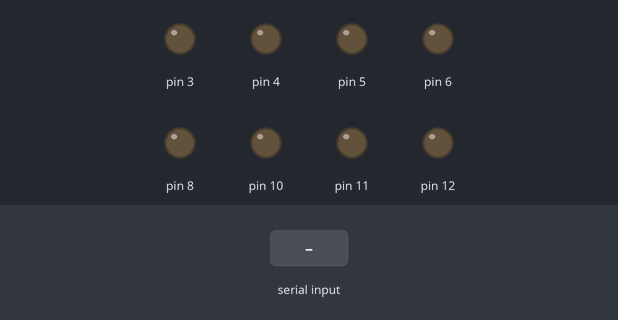
A sketch run on a simulated Arduino Uno, built with avr-gcc and run on an emulated ATmega328P. On the bench: output pins drawn as LEDs (lit = HIGH). The test bench sets the inputs (shaded band).

Above: at 1.2 s.
1.3 s: "s" received over Serial
At 2.1 s:
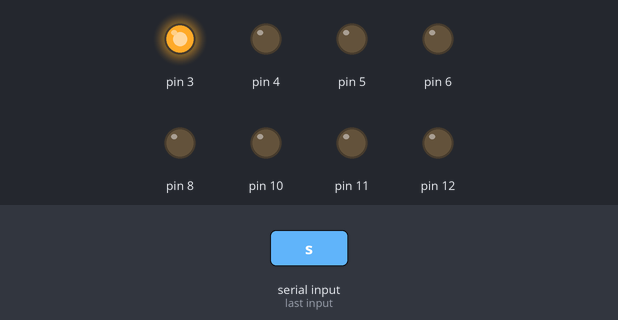
4.3 s: "f" received over Serial
At 6.1 s:
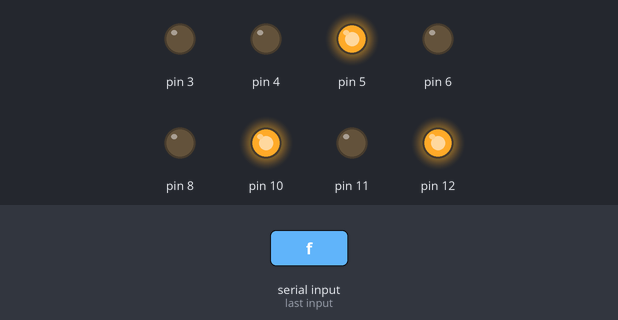
7.3 s: "b" received over Serial
At 8.9 s:
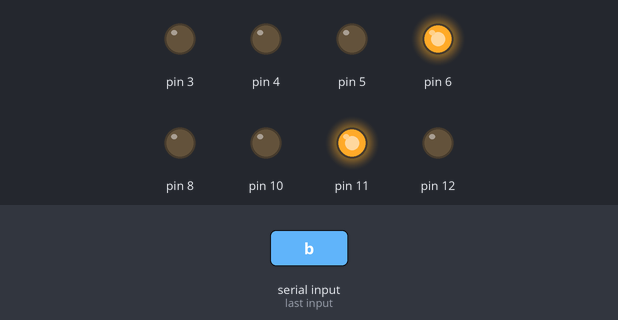
9.8 s: "l" received over Serial
At 12.0 s:
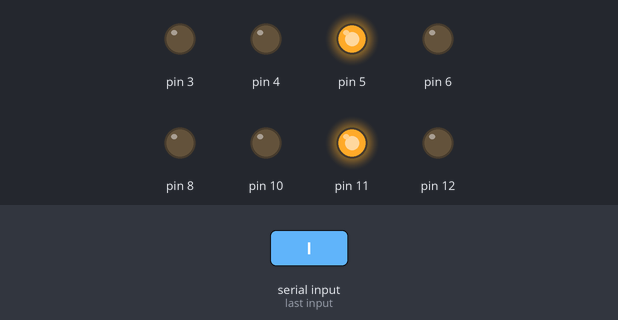
12.3 s: "r" received over Serial
At 13.9 s:
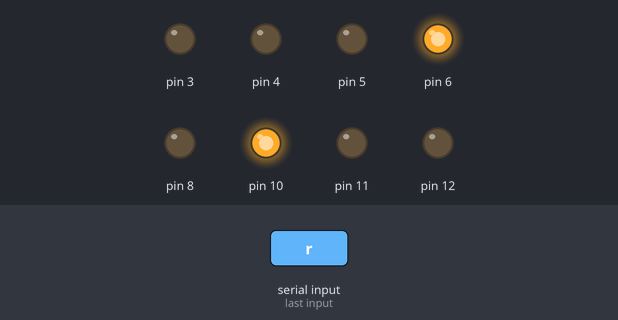
Timing chart, 0 to 15.4 s (numbered marks = the images above; inputs shaded):
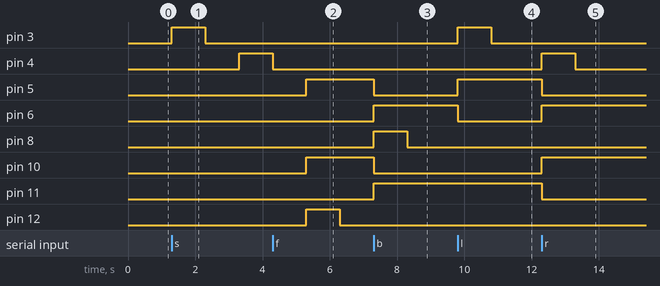

Measured:
- after the input at 1.3 s, pin 3: LOW → HIGH at once, → LOW 1.0 s later; pin 4: LOW → HIGH after 2.0 s
- after the input at 4.3 s, pin 5, pin 10: LOW → HIGH after 1.0 s; pin 12: LOW → HIGH after 1.0 s, → LOW 1.0 s later
- after the input at 7.3 s, pin 5, pin 10: HIGH → LOW at once; pin 6, pin 11: LOW → HIGH at once; pin 8: LOW → HIGH at once, → LOW 1.0 s later
- after the input at 9.8 s, pin 3: LOW → HIGH at once, → LOW 1.0 s later; pin 5: LOW → HIGH at once; pin 6: HIGH → LOW at once
- after the input at 12.3 s, pin 4: LOW → HIGH at once, → LOW 1.0 s later; pin 5, pin 11: HIGH → LOW at once; pin 6, pin 10: LOW → HIGH at once

The sketch:

1.ino
```cpp
void setup()
{
  pinMode(5, OUTPUT);
  pinMode(6, OUTPUT);
  pinMode(10, OUTPUT);
  pinMode(11, OUTPUT);
  pinMode(12, OUTPUT);
  pinMode(8, OUTPUT);
  pinMode(3, OUTPUT);
  pinMode(4, OUTPUT);
  Serial.begin(9600);
}
int income=0;
void loop()
{
  if(Serial.available()>0)
  {
    income=Serial.read();
    switch(income)
    {
      case 'f':
          forward();
          digitalWrite(12, HIGH);
          delay(1000);
          digitalWrite(12, LOW);
          delay(1000);
          break;
      case 'b':
          backward();
          digitalWrite(8, HIGH);
          delay(1000);
          digitalWrite(8, LOW);
          delay(1000);
          break;
      case 'l':
          left();
          digitalWrite(3, HIGH);
          delay(1000);
          digitalWrite(3, LOW);
          delay(1000);
          break;
      case 's':
          stop();
          digitalWrite(3, HIGH);
          delay(1000);
          digitalWrite(3, LOW);
          delay(1000);
          digitalWrite(4, HIGH);
          delay(1000);
          digitalWrite(4, LOW);
          delay(1000);
          break;
      case 'r':
          right();
          digitalWrite(4, HIGH);
          delay(1000);
          digitalWrite(4, LOW);
          delay(1000);
          break;
      default:
          break;
    }
  }
}
void forward()
{
  digitalWrite(5,HIGH);
  digitalWrite(6,LOW);
  digitalWrite(10,HIGH);
  digitalWrite(11,LOW);
}
void backward()
{
  digitalWrite(6,HIGH);
  digitalWrite(5,LOW);
  digitalWrite(11,HIGH);
  digitalWrite(10,LOW);
}
void left()
{
  digitalWrite(5,HIGH);
  digitalWrite(6,LOW);
  digitalWrite(11,HIGH);
  digitalWrite(10,LOW);
}
void right()
{
  digitalWrite(6,HIGH);
  digitalWrite(5,LOW);
  digitalWrite(10,HIGH);
  digitalWrite(11,LOW);
}
void stop()
{
  digitalWrite(5,LOW);
  digitalWrite(6,LOW);
  digitalWrite(10,LOW);
  digitalWrite(11,LOW);
}
```
